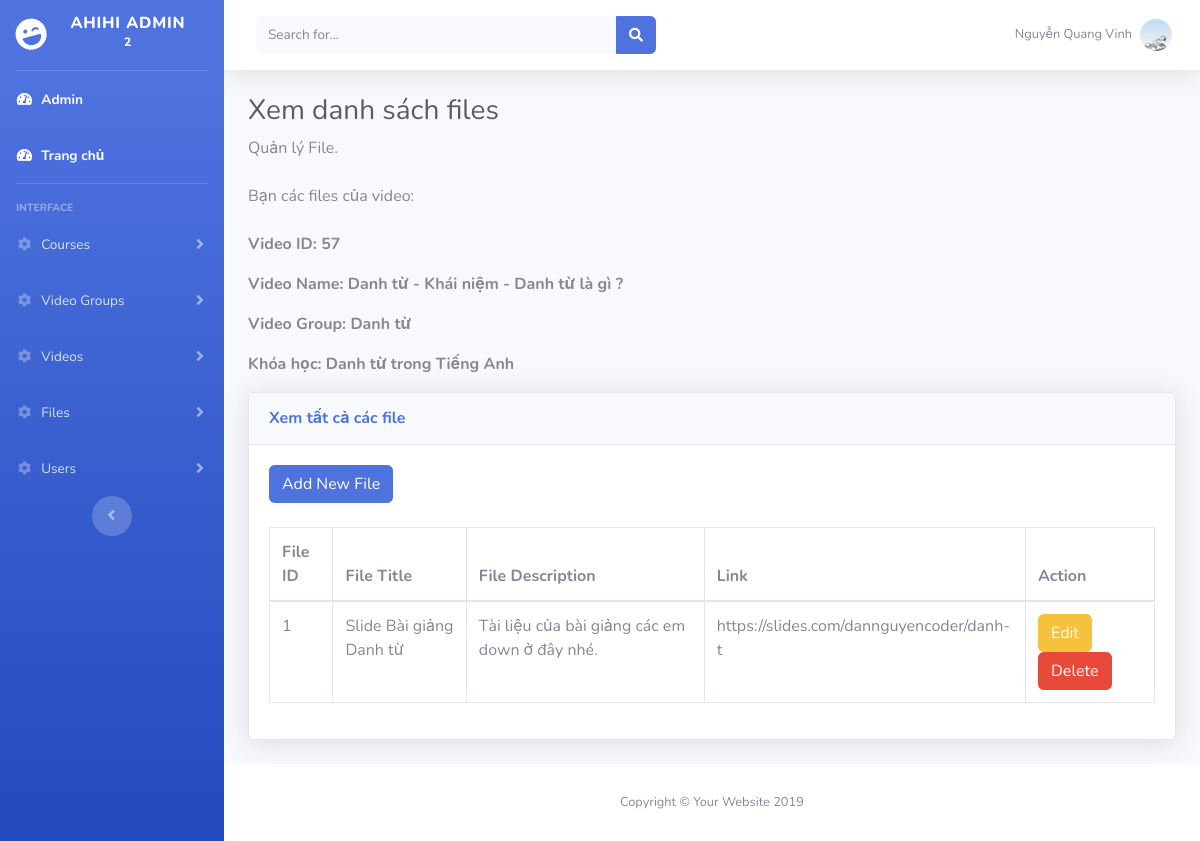
/horizontal/admin/pages/files/files_view.php?video_id=57 (signed in), run on the app's committed database.
### tables this page shows
CREATE TABLE `videos` (
  `id` int(11) UNSIGNED NOT NULL,
  `title` varchar(255) NOT NULL,
  `thumbnail` text NOT NULL,
  `description` text NOT NULL,
  `link` text NOT NULL,
  `duration` int(4) UNSIGNED NOT NULL,
  `video_order` int(3) UNSIGNED NOT NULL DEFAULT 0,
  `video_group_id` int(4) UNSIGNED NOT NULL
);

CREATE TABLE `video_groups` (
  `id` int(4) UNSIGNED NOT NULL,
  `course_id` int(2) UNSIGNED NOT NULL,
  `name` varchar(255) NOT NULL,
  `video_group_order` int(2) UNSIGNED NOT NULL
);

CREATE TABLE `courses` (
  `id` int(2) UNSIGNED NOT NULL,
  `topic` varchar(20) NOT NULL,
  `type` varchar(20) NOT NULL,
  `name` varchar(80) NOT NULL,
  `slug` varchar(80) NOT NULL,
  `short_description` varchar(255) NOT NULL,
  `long_description` text NOT NULL,
  `thumbnail` varchar(255) NOT NULL,
  `old_price` double DEFAULT NULL,
  `price` double DEFAULT NULL,
  `remaining_slots` int(3) DEFAULT NULL,
  `inner_description` varchar(50) NOT NULL,
  `course_order` int(2) UNSIGNED NOT NULL DEFAULT 0,
  `user_id` int(2) UNSIGNED NOT NULL,
  `is_active` int(1) UNSIGNED NOT NULL DEFAULT 1
);

CREATE TABLE `files` (
  `id` int(11) UNSIGNED NOT NULL,
  `title` varchar(255) NOT NULL,
  `description` text NOT NULL,
  `link` text NOT NULL,
  `video_id` int(11) UNSIGNED NOT NULL
);

### horizontal/admin/includes/classes/Video.php (called while the page is built, shortened)
<?php
class Video {
    private $db;
    public function __construct($db)
    {
        $this->db = $db;
    }
    public function get_video_by_id($video_id) {
        $sql = "SELECT * FROM videos WHERE id = '$video_id'";
        return $this->db->query($sql)->fetch();
    }
}
?>

### horizontal/admin/includes/classes/VideoGroup.php (called while the page is built, shortened)
<?php
class VideoGroup {
    private $db;
    public function __construct($db)
    {
        $this->db = $db;
    }
    public function get_video_group_by_id($video_group_id) {
        $sql = "SELECT * FROM video_groups WHERE id = '$video_group_id'";
        return $this->db->query($sql)->fetch();
    }
}
?>

### horizontal/admin/includes/classes/Course.php (called while the page is built, shortened)
<?php
class Course {
    private $db;
    public function __construct($db)
    {
        $this->db = $db;
    }
    public function get_course_by_id($courseId) {
        $sql = "SELECT * FROM courses where id = '$courseId'";
        return $this->db->query($sql)->fetch();
    }
}
?>

### horizontal/admin/includes/classes/File.php (called while the page is built, shortened)
<?php
class File {
    private $db;
    public function __construct($db)
    {
        $this->db = $db;
    }
    public function get_files_by_video_id($video_id)
    {
        $sql = "SELECT * FROM files WHERE video_id = $video_id";
        return $this->db->query($sql)->fetchAll();
    }
}
?>

### horizontal/admin/pages/files/files_view.php (the view, shortened to what this page needs)
<?php
include("../../../includes/connect_db.php");
include("../../includes/classes/Course.php");
include("../../includes/classes/VideoGroup.php");
include("../../includes/classes/Video.php");
include("../../includes/classes/File.php");
if (isset($_GET['video_id'])) {
    $video_id = $_GET['video_id'];
} else {
    echo "Vui lòng chọn video";
}
$video_obj = new Video($db);
$current_video = $video_obj->get_video_by_id($video_id);
$video_group_obj = new VideoGroup($db);
$current_video_group = $video_group_obj->get_video_group_by_id($current_video['video_group_id']);
$course_obj = new Course($db);
$current_course = $course_obj->get_course_by_id($current_video_group['course_id']);
$file_obj = new File($db);
$all_files__by_video_id_arr = $file_obj->get_files_by_video_id($video_id);
?>
<?php include("../../partials/header.php"); ?>
<?php include("../../partials/sidebar.php"); ?>
<?php include("../../partials/topbar.php") ?>
    <h1 class="h3 mb-2 text-gray-800">Xem danh sách files</h1>
    <p class="mb-4">Quản lý File</a>.</p>
    <p class="mb-4">Bạn các files của video:</p>
    <p><strong>Video ID: <?= $current_video['id'] ?></strong></p>
    <p><strong>Video Name: <?= $current_video['title'] ?></strong></p>
    <p><strong>Video Group: <?= $current_video_group['name'] ?></strong></p>
    <p><strong>Khóa học: <?= $current_course['name'] ?></strong></p>
    <div class="card shadow mb-4">
        <div class="card-header py-3">
            <h6 class="m-0 font-weight-bold text-primary">Xem tất cả các file</h6>
        </div>
        <div class="card-body">
            <div class="table-responsive">
                <table class="table table-bordered" id="dataTable" width="100%" cellspacing="0">
                    <a class="btn btn-primary mb-4" href="files_add.php?video_id=<?= $current_video['id'] ?>">Add New File</a>
                    <thead>
                    <tr>
                        <th>File ID</th>
                        <th>File Title</th>
                        <th>File Description</th>
                        <th>Link</th>
                        <th>Action</th>
                    </tr>
                    </thead>
                    <tbody>
                    <?php
                    foreach ($all_files__by_video_id_arr as $file):
                        ?>
                        <tr>
                            <td><?= $file['id'] ?></td>
                            <td><?= $file['title'] ?></td>
                            <td><?= $file['description'] ?></td>
                            <td><?= $file['link'] ?></td>
                            <td>
                                <a class="btn btn-warning" href="files_edit.php?id=<?= $file['id'] ?>">Edit</a>
                                <a href="files_delete.php?id=<?= $file['id'] ?>" class="btn btn-danger"
                                   onclick="return confirm('Bạn có chắc muốn xóa không ?');">Delete</a>
                            </td>
                        </tr>
                    <?php endforeach; ?>
                    </tbody>
                </table>
            </div>
        </div>
    </div>
<?php include("../../partials/footer.php") ?>

### data on the page
videos: id "57", title "Danh từ - Khái niệm - Danh từ là gì ?"
video_groups: name "Danh từ"
courses: name "Danh từ trong Tiếng Anh"
files: id "1", title "Slide Bài giảng Danh từ", description "Tài liệu của bài giảng các em down ở đây nhé.", link "https://slides.com/dannguyencoder/danh-t"

### other printed values
$_SESSION['user']['full_name'] "Nguyễn Quang Vinh"
